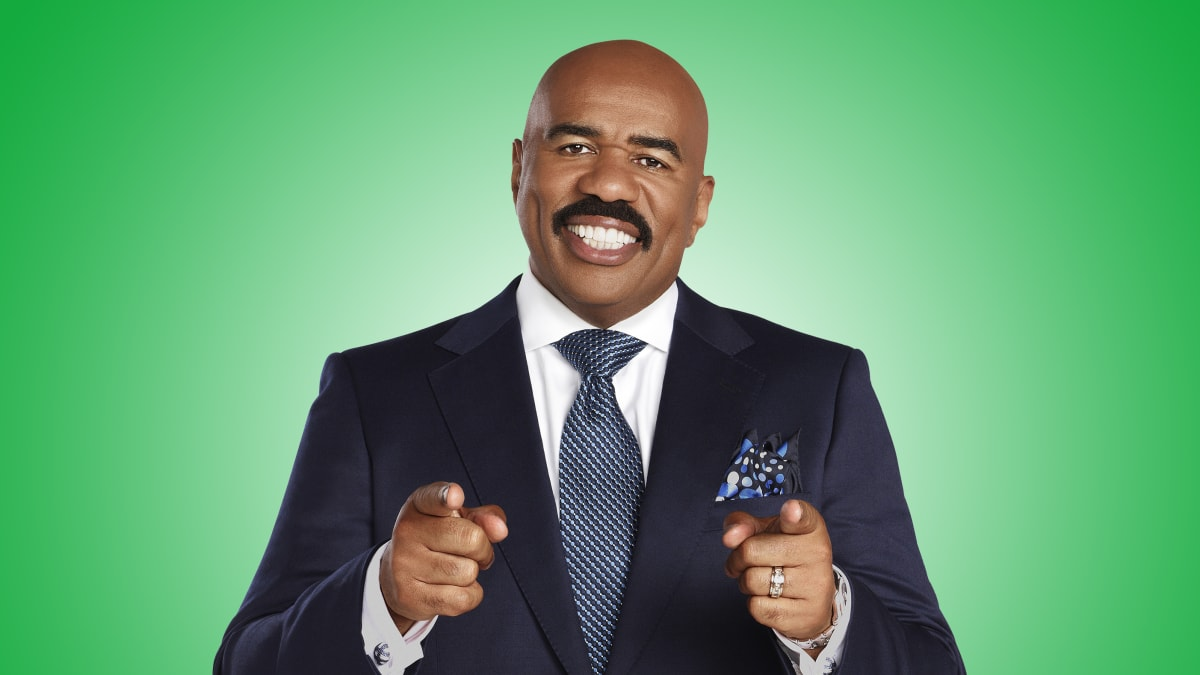
#> input picture images/steve.jpg, 1200 x 675 px
$ python main.py
#> lines starting #> are read from the running program, lines starting #| are printed output that depends on the picture
# Author: James Bebarski
# Date: June 12, 2024

import cv2
import numpy as np

"""
I used a Gaussian blur to create a low-pass image and then subtracted that from the original image to create a high-pass image.
From there you can adjust the contrast and brightness of the high-pass image and apply it to a color channel of your choice.
The sliders made things a whole lot easier to see the effect in real-time instead of filling in the parameters manually and running the script each time.

For reference when you are making your own night vision effect with the sliders via the cv2 GUI window:
- The kernel sizes go from 3x3 to 15x15, with all odds in between
- alpha is the contrast adjustment, it goes from 0 to 10 to keep it simple
- beta is the brightness adjustment, it goes from 0 to 255
- color channel is the channel that the contrast adjustment is applied to, 0 is blue, 1 is green, 2 is red (by default it is green, the others don't look good with this effect)

You should see a image of steve harvey that I processed, by default the sliders are set to the values that I found looked the best for this image.
If you want to save the image, press 's' and it will save the processed image to the images folder as 'processed.jpg'
Any other key will close the window and end the program.

If you want to try this with your own image, just change the image path in the ImageProcessor class to the path of your image.
"""

class ImageProcessor:
    def __init__(self, image_path):
#> called with image_path = 'images/steve.jpg'
        self.image_path = image_path
        self.image = cv2.imread(image_path, cv2.IMREAD_GRAYSCALE)
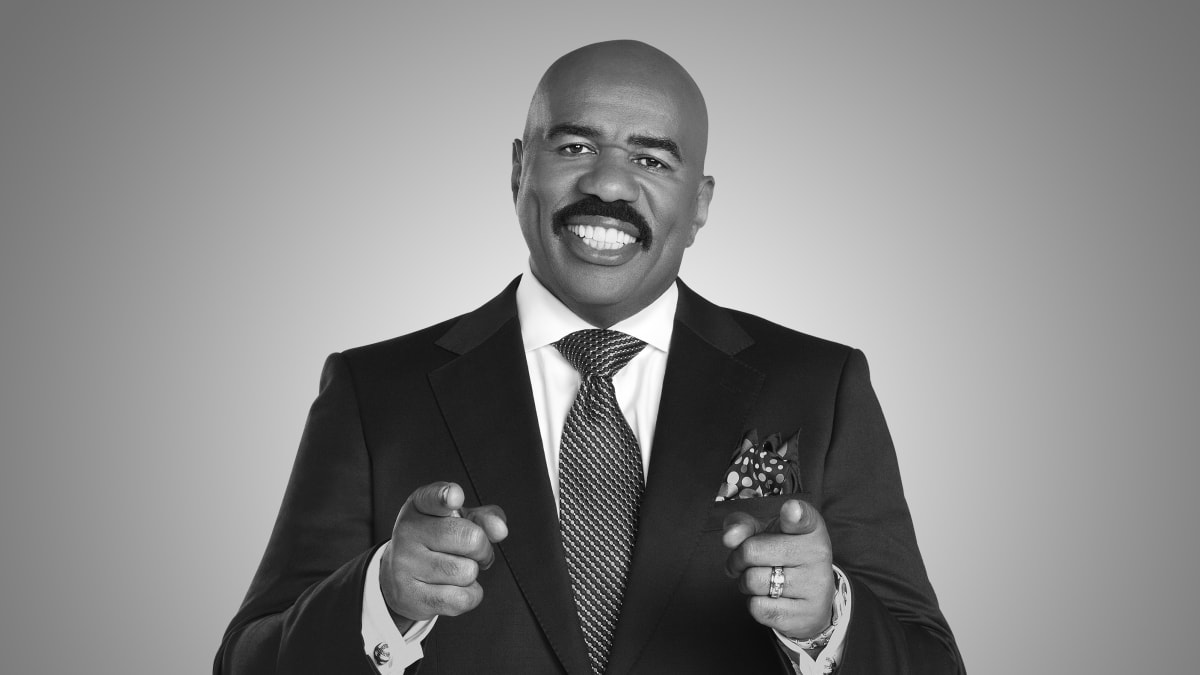
#> self.image: shape (675, 1200); min 0, max 255, mean 133.1
        self.kernel_sizes = [3, 5, 7, 9, 11, 13, 15]
        self.ksize_index = 0
        self.alpha = 1
        self.beta = 0
        self.color_channel = 1

    def process_image(self):
        # get the kernel size based on the index
        ksize = self.kernel_sizes[self.ksize_index]

        # calculate the sigma (gaussian standard deviation) based on the kernel size
        # I found this to be quite difficult and after a lot of research looking for a openCV function that would just make it work...
        # eventually, I stumbled upon this formula while going through openCV documentation on geekforgeeks
        # https://www.geeksforgeeks.org/python-opencv-getgaussiankernel-function/
        sigma = 0.3 * ((ksize - 1) * 0.5 - 1) + 0.8

        # apply Gaussian blur with the specified kernel size and calculated sigma from above
        low_pass = cv2.GaussianBlur(self.image, (ksize, ksize), sigma)
        high_pass = cv2.subtract(self.image, low_pass) # Subtract the low-pass image from the original image
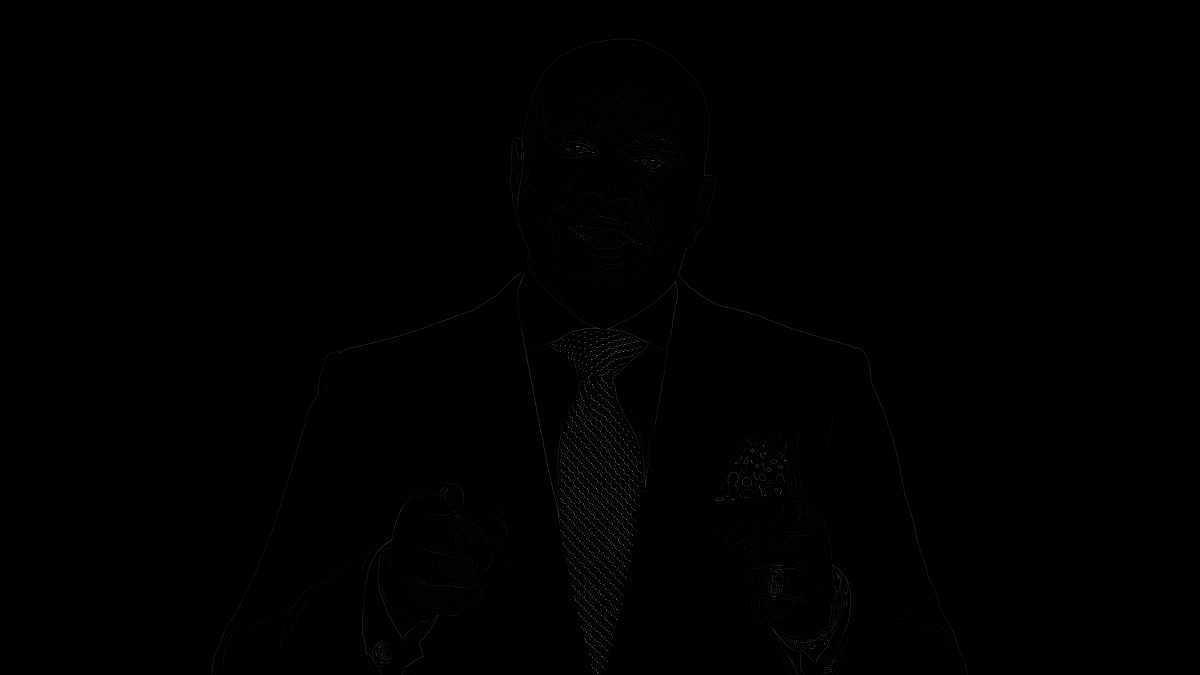
#> high_pass: shape (675, 1200); min 0, max 113, mean 0.5

        # apply contrast to the high-pass image
        high_pass_contrast = cv2.convertScaleAbs(high_pass, alpha=self.alpha, beta=self.beta)

        # create a 3-channel image with the high-pass contrast in the specified color channel (default is green)
        colored_image = np.zeros((self.image.shape[0], self.image.shape[1], 3), dtype=np.uint8)
        colored_image[:, :, self.color_channel] = high_pass_contrast

        return colored_image

def on_trackbar_change(value):
    global processor
    try:
        # check if the window exists before getting trackbar positions
        if cv2.getWindowProperty('Image Processor', cv2.WND_PROP_VISIBLE) >= 1:
            processor.ksize_index = cv2.getTrackbarPos('Kernel Size', 'Image Processor')
            processor.alpha = cv2.getTrackbarPos('Alpha', 'Image Processor')
            processor.beta = cv2.getTrackbarPos('Beta', 'Image Processor')
            processor.color_channel = cv2.getTrackbarPos('Color Channel', 'Image Processor')
            processed_image = processor.process_image()
            cv2.imshow('Image Processor', processed_image)
    except cv2.error as e:
        print(f"Trackbar error: {e}")


def main():

    global processor
    processor = ImageProcessor("images/steve.jpg")

    # create a window
    cv2.namedWindow('Image Processor')

    # create trackbars
    cv2.createTrackbar('Kernel Size', 'Image Processor', 4, len(processor.kernel_sizes) - 1, on_trackbar_change)
    cv2.createTrackbar('Alpha', 'Image Processor', 4, 10, on_trackbar_change)
    cv2.createTrackbar('Beta', 'Image Processor', 10, 255, on_trackbar_change)
    cv2.createTrackbar('Color Channel', 'Image Processor', 1, 2, on_trackbar_change)

    # set initial values for the trackbars
    cv2.setTrackbarPos('Kernel Size', 'Image Processor', processor.ksize_index)
    cv2.setTrackbarPos('Alpha', 'Image Processor', processor.alpha)
    cv2.setTrackbarPos('Beta', 'Image Processor', processor.beta)
    cv2.setTrackbarPos('Color Channel', 'Image Processor', processor.color_channel)

    # show initial processed image
    processed_image = processor.process_image()
    cv2.imshow('Image Processor', processed_image)

    # while the program is running, check for any key press events (s to save, any other key to exit)
    while True:
        key = cv2.waitKey(1)
#> (key Esc is pressed here)
        if key == ord('s'):
            save_path = "images/processed.jpg"
            cv2.imwrite(save_path, processed_image)
            print(f"Image saved to {save_path}")
        elif key != -1:
            break

    cv2.destroyAllWindows()

if __name__ == '__main__':
    main()
